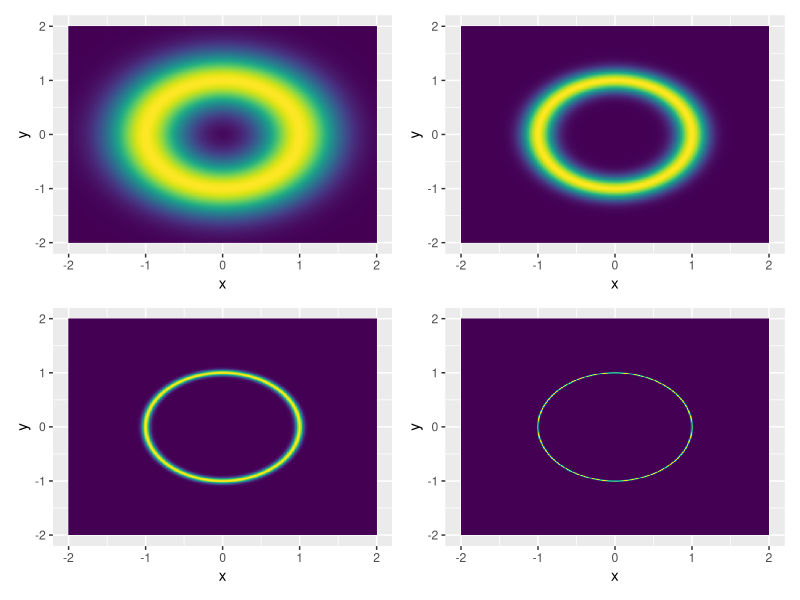

Source code (R):
library(ggplot2)
library(patchwork)
vector_norm <- function(x) sqrt(sum(x^2))

scales <- c(0.5, 0.2, 0.05, 0.01)
plot_list <- vector("list", length(scales))

for (i in seq_along(scales)) {
  scale <- scales[[i]]
  grid <- seq(-2, 2, length.out = 500)
  df_mesh <- expand.grid(grid, grid)
  df_mesh$density <- exp(-((1 - apply(df_mesh, 1, vector_norm)) / scale) ^ 2)
  colnames(df_mesh) <- c("x", "y", "density")

  plt <- ggplot(df_mesh, aes(x = x, y = y)) +
    geom_raster(aes(fill = density)) +
    viridis::scale_fill_viridis() +
    theme(legend.position = "none")

  plot_list[[i]] <- plt
}

fig <- Reduce(`+`, plot_list) +
  plot_layout(nrow = 2, ncol = 2)
fig